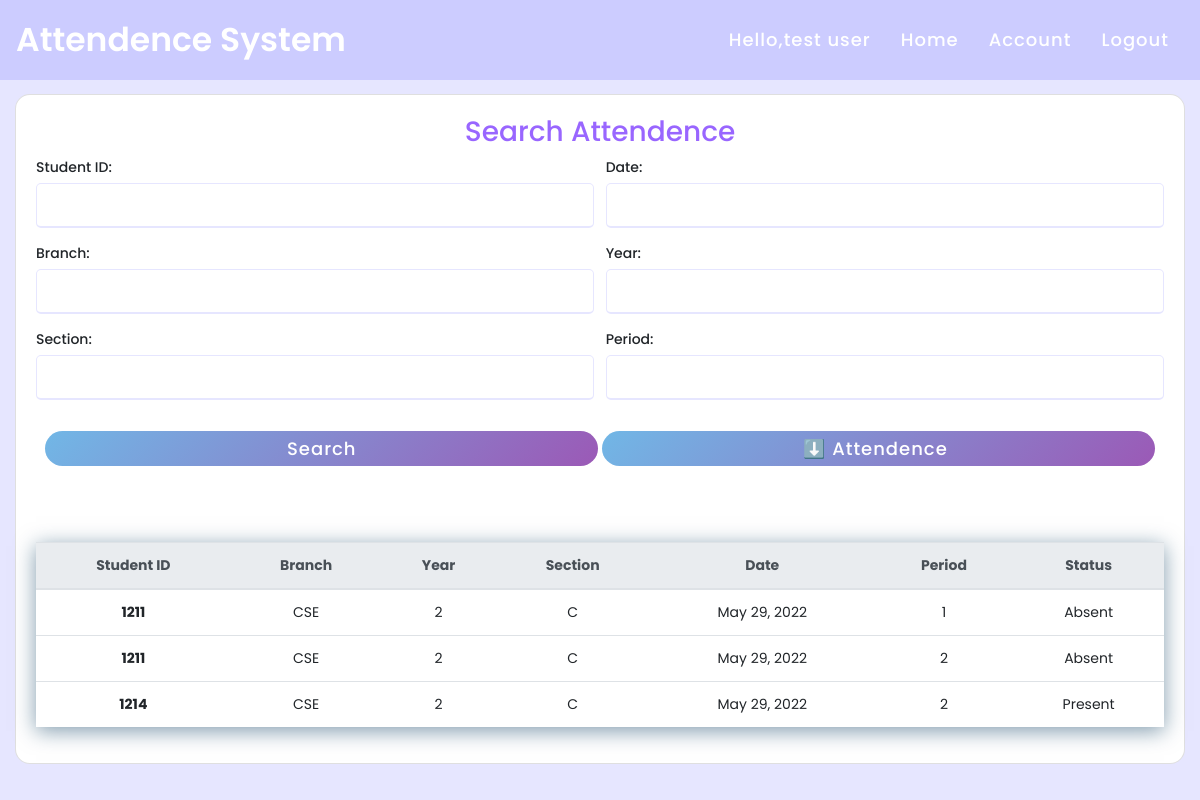
/searchattendence/ (signed in), run on the app's committed database.
### attendence_sys/models.py (models this page shows, shortened)
class Faculty(models.Model):
    user = models.OneToOneField(User, null = True, blank = True, on_delete= models.CASCADE)
    firstname = models.CharField(max_length=200, null=True, blank=True)
    lastname = models.CharField(max_length=200, null=True, blank=True)
    phone = models.CharField(max_length=200, null=True)
    email = models.CharField(max_length=200, null=True)
    profile_pic = models.ImageField(upload_to=user_directory_path ,null=True, blank=True)
    def __str__(self):
        return str(self.firstname + " " + self.lastname)

class Attendence(models.Model):
    Faculty_Name = models.CharField(max_length=200, null=True, blank=True)
    Student_ID = models.CharField(max_length=200, null=True, blank=True)
    date = models.DateField(auto_now_add = True, null = True)
    time = models.TimeField(auto_now_add=True, null = True)
    branch = models.CharField(max_length=200, null = True)
    year = models.CharField(max_length=200, null = True)
    section = models.CharField(max_length=200, null = True)
    period = models.CharField(max_length=200, null = True)
    status = models.CharField(max_length=200, null = True, default='Absent')

### attendence_sys/views.py (the view)
# urls.py: path('searchattendence/', views.searchAttendence, name='searchattendence'),
def searchAttendence(request):
    global attendences
    attendences= Attendence.objects.all()       #gets all data from attendence_sys_attendence table
    myFilter = AttendenceFilter(request.GET, queryset=attendences)
    attendences = myFilter.qs       #filters data
    context = {'myFilter':myFilter, 'attendences': attendences, 'ta':False}
    return render(request, 'attendence_sys/attendence.html', context)

### attendence_sys/templates/attendence_sys/attendence.html (shortened to what this page needs)
{% extends 'attendence_sys/main.html' %}
{% load static %} {% block content %}
 {% if ta == False %}
<div class="card card-body">
    <center>
        <h3>Search Attendence</h3>
    </center>
    <form method="get">
        <div class="form-group">{{myFilter.form.as_p}}</div>
        <div class="button">
            <input type="submit" value="Search" />
            <a href="{% url 'export_excel' %}">
                <input type="button" value="⬇️ Attendence " />
            </a>
        </div>
        <br />
        <div class="row">
            <table class="table">
                <thead class="thead-light">
                    <tr id="header">
                        <th>Student ID</th>
                        <th>Branch</th>
                        <th>Year</th>
                        <th>Section</th>
                        <th>Date</th>
                        <th>Period</th>
                        <th>Status</th>
                    </tr>
                </thead>
                {% for attendence in attendences %}
                <tr>
                    <th data-title="Student_ID">{{ attendence.Student_ID }}</th>
                    <td data-title="Branch">{{ attendence.branch }}</td>
                    <td data-title="Year">{{ attendence.year }}</td>
                    <td data-title="Section">{{ attendence.section }}</td>
                    <td data-title="Date">{{ attendence.date }}</td>
                    <td data-title="Period">{{ attendence.period }}</td>
                    <td data-title="Status">{{ attendence.status }}</td>
                </tr>
                {% endfor %}
            </table>
        </div>
        {% endif %} {% endblock %}

### attendence_sys/templates/attendence_sys/navbar.html (shortened to what this page needs)
{% load static %}
<nav class="navbar">
  <div class="logo" onclick="document.location='/'">
    Attendence System
  </div>
  {%if request.user.is_authenticated%}
  <ul>
    <li><span class="active">Hello,{{ request.user.faculty }} </span></li>
    <li><a href="{% url 'home' %}">Home</a></li>
    <li><a href="{% url 'account' %}">Account</a></li>
    <li><a href="{% url 'logout' %}">Logout</a></li>
  </ul>
  {%else%}
  <ul>
    <li><a href="{% url 'home' %}">Home</a></li>
  </ul>
  {%endif%}
</nav>

### static/css/navbar.css (style rules this page uses)
* { margin: 0; padding: 0; box-sizing: border-box; font-family: 'Poppins', sans-serif; }
nav { height: 80px; background: #ccccff; display: flex; align-items: center; justify-content: space-between; padding: 0px 50px 0px 100px; position: fixed; z-index: 1000 !important; }
nav .logo { font-size: 33px; color: white; font-weight: 600; cursor: pointer; }
nav ul { z-index: 1; display: flex; list-style: none; padding-top: 15px; }
nav ul li { margin: 0 5px; }
nav ul li span { color: white; text-decoration: none; font-size: 18px; font-weight: 500; letter-spacing: 1px; padding: 8px 10px; border-radius: 5px; transition: all 0.3s; }
nav ul li a { color: white; text-decoration: none; font-size: 18px; font-weight: 500; letter-spacing: 1px; padding: 8px 10px; border-radius: 5px; transition: all 0.3s; }

### static/css/main.css (style rules this page uses)
body { background-color: #e6e6ff !important; }
.form-group { display: flex; flex-wrap: wrap; justify-content: space-between; }
.form-group p { display: flex; flex-wrap: wrap; margin-bottom: 15px; flex-basis: 49.5%; }
h3 { color: #9966ff; }
.form-group p label { display: block; font-weight: 500; margin-bottom: 5px; }
.form-group p input { height: 45px; width: 100%; outline: none; border-radius: 5px; border: 1px solid #e6e6ff; padding-left: 15px; font-size: 16px; border-bottom-width: 2px; transition: all 0.3s ease; }
form .row { padding: 0; margin: 0; }
.button { height: 35px; margin: 15px 0px; text-align: center; }
.button input { height: 100%; width: 49%; font-size: 18px; font-weight: 500; letter-spacing: 1px; border: 0px; border-radius: 25px; color: white; background: linear-gradient(135deg, #71b7e6, #9b59b6); cursor: pointer; }

### static/css/attendance.css (style rules this page uses)
table { font-size: 14px; width: 100%; margin: 40px auto; box-shadow: 0px 4px 20px rgba(5, 57, 94, 0.5); -moz-boxshadow: 0px 4px 20px rgba(5, 57, 94, 0.5); -webkit-box-shadow: 0px 4px 20px rgba(5, 57, 94, 0.5); }
tr { text-align: center; }

### static/css/home.css (style rules this page uses)
.form-group select, .form-group input { border: 1px solid #e6e6ff; border-radius: 5px; }
.card.card-body { justify-content: center; border-radius: 15px; }

### data on the page
Attendence: Student_ID "1211", branch "CSE", year "2", section "C", date "May 29, 2022", period "1", status "Absent"
Attendence: Student_ID "1211", branch "CSE", year "2", section "C", date "May 29, 2022", period "2", status "Absent"
Attendence: Student_ID "1214", branch "CSE", year "2", section "C", date "May 29, 2022", period "2", status "Present"

### other printed values
{{ request.user.faculty }} "test user"
